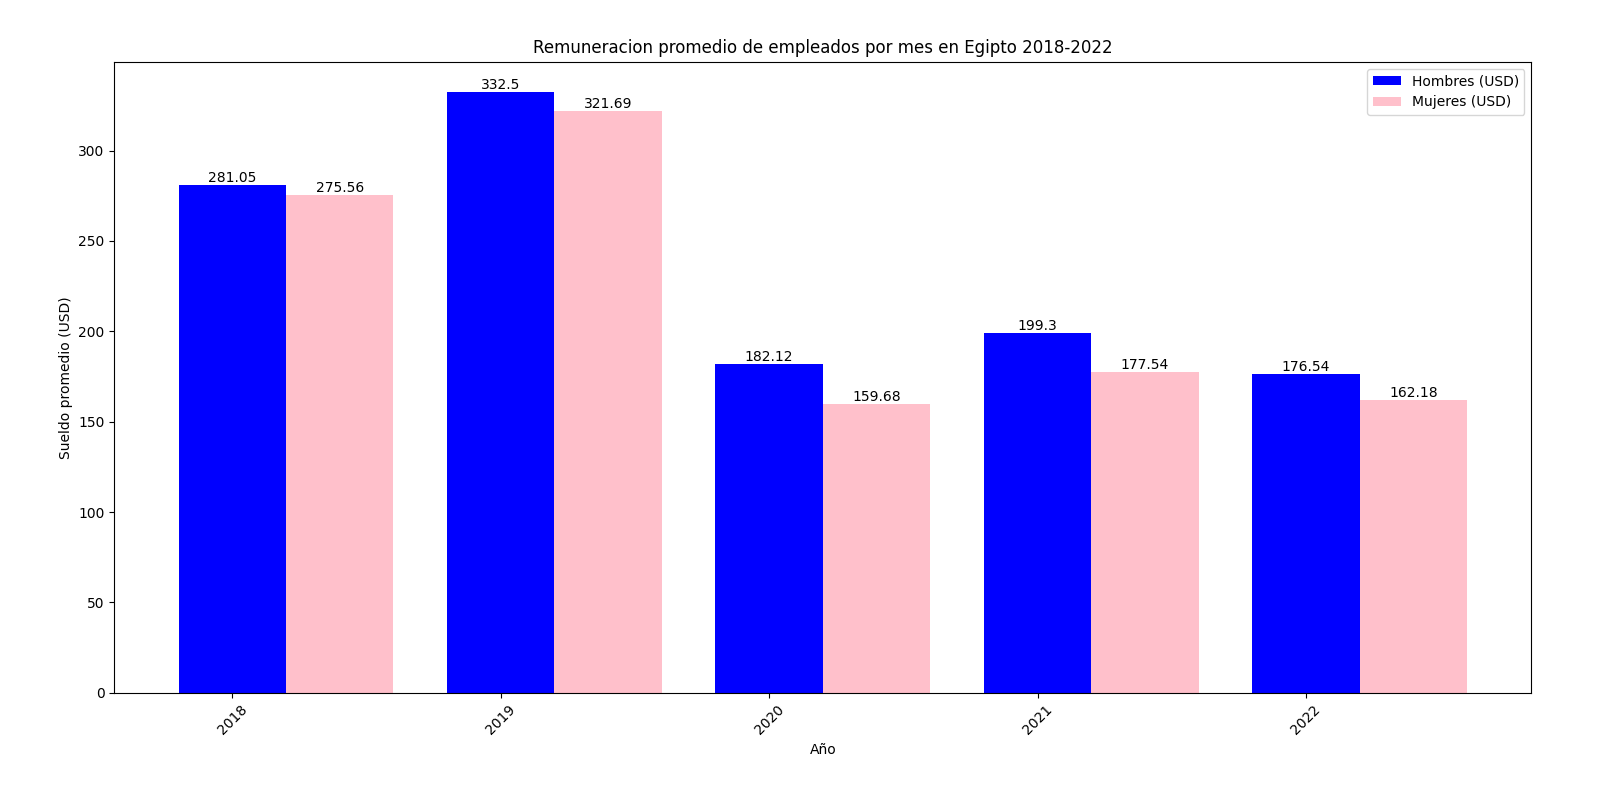

Reproduce this figure in Python.
import pandas as pd
import matplotlib.pyplot as plt

# Cargar el archivo CSV
df = pd.read_csv("EAR_4MTH_SEX_ECO_CUR_NB_A-filtered-2024-04-25.csv", parse_dates=['time'])

# Convertir la columna "time" a tipo datetime
df['time'] = pd.to_datetime(df['time'])

# Obtener los años únicos presentes en el conjunto de datos
years = df['time'].dt.year.unique()

# Crear una figura y ejes para el gráfico
fig, ax = plt.subplots()

# Listas para almacenar los promedios de ganancias por género para cada año
male_averages_usd = []
female_averages_usd = []

# Calcular el promedio de ganancias por género para cada año
for year in years:
    # Filtrar datos para el año actual
    data_year = df[df['time'].dt.year == year]
    # Filtrar datos para hombres y mujeres con moneda en dólares estadounidenses
    male_data_usd = data_year[(data_year['sex.label'] == 'Sex: Male') & (data_year['classif2.label'] == 'Currency: U.S. dollars')]
    female_data_usd = data_year[(data_year['sex.label'] == 'Sex: Female') & (data_year['classif2.label'] == 'Currency: U.S. dollars')]
    # Calcular el promedio de ganancias para hombres y mujeres con moneda en dólares estadounidenses
    male_avg_usd = male_data_usd['obs_value'].mean()
    female_avg_usd = female_data_usd['obs_value'].mean()
    # Agregar los promedios a las listas
    male_averages_usd.append(male_avg_usd)
    female_averages_usd.append(female_avg_usd)

# Crear barras para hombres y mujeres con moneda en dólares estadounidenses
bars1 = ax.bar(years, male_averages_usd, width=0.4, align='center', label='Hombres (USD)', color='blue')
bars2 = ax.bar([x + 0.4 for x in years], female_averages_usd, width=0.4, align='center', label='Mujeres (USD)', color='pink')

# Función para agregar valores en las columnas
def add_value_labels(bars):
    for bar in bars:
        height = bar.get_height()
        ax.text(bar.get_x() + bar.get_width() / 2, height,
                round(height, 2),
                ha='center', va='bottom')

# Llamar la función para agregar los valores en las columnas
add_value_labels(bars1)
add_value_labels(bars2)

# Etiquetas y título
ax.set_xlabel('Año')
ax.set_ylabel('Sueldo promedio (USD)')
ax.set_title('Remuneracion promedio de empleados por mes en Egipto 2018-2022')

# Mostrar el gráfico
plt.xticks(rotation=45)  # Rotar etiquetas del eje x para mejor visualización
plt.legend()
plt.tight_layout()  # Ajustar el diseño para evitar cortes
plt.show()
